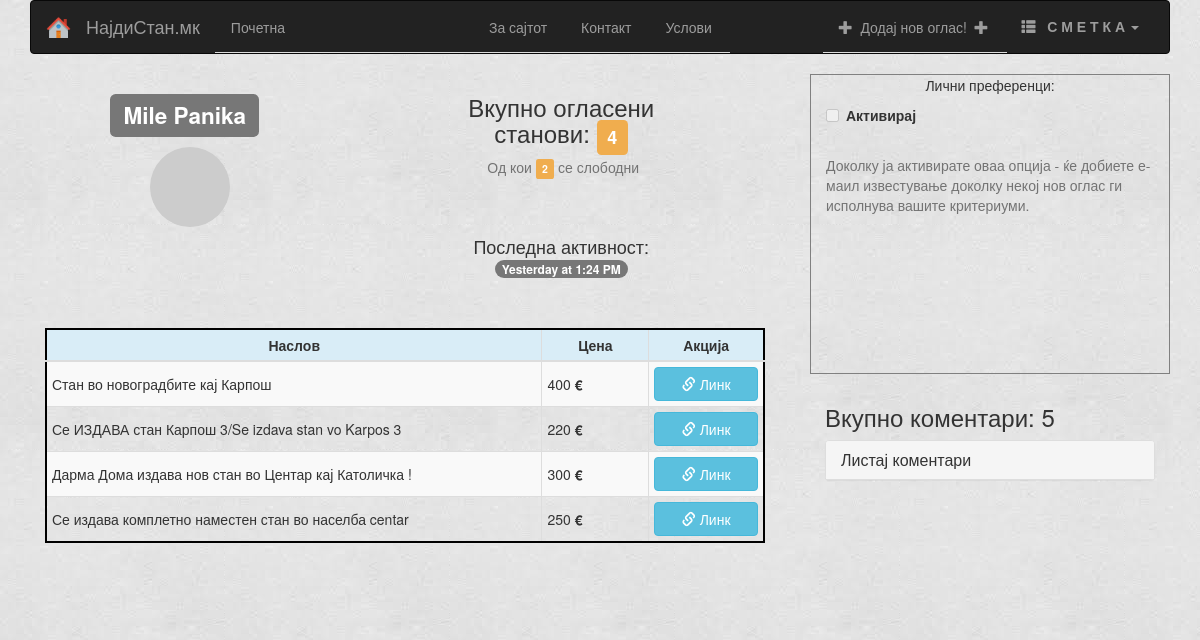
/user/5, run on the app's committed database.
### app/models.py (models this page shows, shortened)
class Users(db.Model):
    userId = db.Column(db.Integer, primary_key=True)
    fullName = db.Column(db.String(100), index=True)
    email = db.Column(db.String(120), index=True, unique=True)
    password = db.Column(db.String(32))
    telNumber = db.Column(db.String(30))
    regIP = db.Column(db.String(20))
    regDate = db.Column(db.DateTime)
    lastSeen = db.Column(db.DateTime)
    isAdmin = db.Column(db.Boolean, default=False)
    interestedIn = db.Column(db.String(120))
    condosOwned = db.relationship('Condo', backref='condoOwner', lazy='dynamic')
    commentsOwned = db.relationship('Comment', backref='commentOwner', lazy='dynamic')
    reportedUser = db.relationship('Reports', backref='userReported', lazy='dynamic')
    def avatar(self, size):
        return 'https://www.gravatar.com/avatar/%s?d=wavatar&s=%d&' % (md5(self.email.lower().encode('utf-8')).hexdigest(), size)

class Condo(db.Model):
    condoId = db.Column(db.Integer, primary_key=True)
    title = db.Column(db.String(30))
    description = db.Column(db.String(150))
    city = db.Column(db.String(30))
    area = db.Column(db.String(30), nullable=True)
    address = db.Column(db.String(80))
    price = db.Column(db.Integer)
    quadrature = db.Column(db.Integer)
    rooms = db.Column(db.Integer)
    floor = db.Column(db.Integer)
    timestamp = db.Column(db.DateTime)
    timesVisited = db.Column(db.Integer)
    available = db.Column(db.Boolean, default=True)
    isApproved = db.Column(db.Boolean, default=False)
    types = db.Column(db.Boolean, default=False)
    user_id = db.Column(db.Integer, db.ForeignKey('users.userId'))
    comsPerCondo = db.relationship('Comment', backref='commentsPerCondo', lazy='dynamic')
    imgsPerCondo = db.relationship('Images', backref='imagesPerCondo', lazy='dynamic')
    actedOn = db.Column(db.Boolean, default=False)

### app/views.py (the view)
@app.route('/user/<userid>')
def user(userid):
    if not userid.isdigit():
        flash('Внесете број после \'user/\', не карактери !')
        return redirect(url_for('index'))
    cuser = Users.query.filter_by(userId=userid).first()
    if cuser is None:
        flash('Не постои таков корисник')
        return redirect(url_for('index'))
    form = ListingForm()
    boolCurrentUser = True
    if g.user.is_authenticated:
        if cuser.userId is not g.user.userId:
            boolCurrentUser = False
        else:
            return redirect(url_for('profile'))
    else:
        boolCurrentUser = False
    allCondos = cuser.condosOwned.order_by(Condo.timestamp.desc()).all()
    allComments = cuser.commentsOwned.order_by(Comment.commTimeStamp.desc()).all()
    freeCondos = len(cuser.condosOwned.filter(Condo.available == 1).order_by(Condo.timestamp.desc()).all())
    return render_template('profile.html',
                           form=form,
                           user=cuser,
                           title='Профил',
                           condos=allCondos,
                           comments=allComments,
                           bol=boolCurrentUser,
                           freeCondos=freeCondos
                           )

### app/forms.py
class ListingForm(FlaskForm):
    title = StringField('Наслов', validators=[DataRequired(message='Задолжително поле'), Length(min=2, max=100, message='Насловот мора да биде од 2 до 100 карактери')])
    description = TextAreaField('Опис')
    city = SelectField('Град', choices=CITIES, default='Скопје')
    area = SelectField('Регион', choices=SK_AREA, default='Центар')
    areas = SelectField('Регион', choices=SK_AREA[1:], default='Центар')
    address = StringField('Адреса')
    quadrature = SelectField('Квадратура', choices=[(q, q) for q in QUADRATURES], default='100')
    rooms = SelectField('Број на соби', choices=[(r, r) for r in ROOMS], default='5')
    floor = SelectField('Кат', choices=[(f, f) for f in FLOOR], default='3')
    price = StringField('Цена во Евра', validators=[DataRequired(message='Задолжително поле'), Length(min=1, max=9, message='Внесете цел број')])
    file = FileField('Прикачи слики', render_kw={"multiple":""}, validators=[DataRequired(message='Задолжително поле')])
    available = SelectField('Статус', choices=[(k, v) for k,v in CONDO_STATUS], default='1')
    condoType = SelectField('Тип на оглас', choices=[(k, v) for k, v in CONDO_TYPE], default='0')

### app/momentjs.py (called while the page is built)
    def render(self, format):
        return Markup("<script>\ndocument.write(moment(\"%s\").%s);\n</script>" % (self.timestamp.strftime("%Y-%m-%dT%H:%M:%S Z"), format))

    def calendar(self):
        return self.render("calendar()")

    def fromNow(self):
        return self.render("fromNow()")

### app/views.py (called while the page is built)
@app.before_request
def before_request():
    g.user = current_user
    if g.user.is_authenticated:
        g.user.lastSeen = datetime.datetime.utcnow()
        db.session.add(g.user)
        db.session.commit()

### app/templates/profile.html (shortened to what this page needs)
{% extends 'base.html' %}
{% import 'macros.html' as macros %}
{% block content %}
     <div class="row">
        <div class="col-md-8 col-md-offset-0 col-lg-8 col-lg-offset-0">
            <div class="col-md-6 col-lg-6" style="margin-bottom: 30px; padding-left: 80px;">
                <h2><span class="label label-default text-center">{{user.fullName}}</span></h2>
                <img src="{{ user.avatar(128) }}" class="img-circle" style="margin-left: 40px; margin-top: 10px;">
            </div>
            <div class="col-md-5 col-lg-5 " >
                <h3 align="center">Вкупно огласени станови: <span class="label label-warning">{{condos|count}}</span></h3>
                <span class="help-block text-center">&nbsp;Од кои <span class="label label-warning">{{freeCondos}}</span> се слободни </span>
                <br>
                 <br>
                <h4 align="center">Последна активност: <span class="badge">{{momentjs(user.lastSeen).calendar()}}</span></h4>
                <br> <br>
            </div>
            <div class="col-md-12 col-md-offset-0 col-lg-12 col-lg-offset-0" style="margin-bottom: 50px;">
                 <div class="table-responsive">
                 <table class="table table-striped table-hover table-bordered table-condensed"  >
                     {% if condos %}
                    <thead>
                      <tr class="info" >
                        <th>Наслов</th>
                        <th style="min-width: 80px;">Цена</th>
                        <th>Акција</th>
                      </tr>
                    </thead>
                    <tbody>
                    {% for condo in condos %}
                        <div class="btn-group btn-group-justified">
                        <tr>
                            <td>{{condo.title}}</td>
                            <td>{{condo.price}}<b> €</b></td>
                            <td>
                                <a href="/listing/preview/{{condo.condoId}}" class="btn btn-primary btn-info btn-small btn-block" target="_blank">
                                    <span class="glyphicon glyphicon-link"></span>&nbsp;Линк
                                </a>
                            </td>
                             </div>
                    {% endfor %}
                    </tbody>
                {% else %}
                     {% if bol %}
                        <p class="text-center">Немате објавено станови. Кликнете „<b><a href="/listing/new">Додај нов оглас!“ за да креирате</a></b>.</p>
                     {% else %}
                        <p class="text-center">Корисникот нема објавено станови.</p>
                     {% endif %}
                {% endif %}
                 </table>
                </div>
         </div>
         </div>
         <div class="col-md-4 col-md-offset-0 col-lg-4 col-lg-offset-0" >
         {% if bol %}
             <div class="col-md-12 col-lg-12" style="min-height: 300px; border: 1px solid gray;">
                  <p class="text-center">Лични преференци:</p>
                 <div class="checkbox-inline" style="text-align: center; margin-bottom: 20px;">
                     {% if user.interestedIn.split('-')[0] == '1' %}
                        <input type="checkbox" id="cbx" value="" checked ><label id="lbl" class="text-center">Активирано</label>
                     {% else %}
                        <input type="checkbox" id="cbx" value="" ><label id="lbl" class="text-center">Активирај</label>
                     {% endif %}
                 </div>
                 <span id="spn" class="help-block">Доколку ја активирате оваа опција - ќе добиете е-маил известување доколку некој нов оглас ги исполнува вашите критериуми.</span>
                <br>
                 <div id="personalPref" style="display: none;">
                     {% call macros.render_form_other(form, action_url=url_for('profile'), action_text='',  class_='form-horizontal') %}
                        {{ macros.render_field_inline_price_oddo(form.price, value=user.interestedIn.split('-')[4]) }}
                        {{ macros.render_field_inline(form.condoType, value=user.interestedIn.split('-')[3]) }}
                        {{ macros.render_field_inline(form.city, value=user.interestedIn.split('-')[1]) }}
                        {{ macros.render_field_inline(form.areas, value=user.interestedIn.split('-')[2]) }}
                        <input type="hidden" name="userid" id="userid" value="{{user.userId}}">
                        <input type="hidden" name="dooVal" id="dooVal" value="{{user.interestedIn.split('-')[5]}}">
                    {% endcall %}
                        <div class="form-group">
                             <button type="button" id="savePref" class="btn btn-primary btn-block" >Зачувај</button>
                        </div>
                 </div>
             </div>
          </div>
         {% else %}
                <div class="col-md-12 col-lg-12" style="min-height: 300px; border: 1px solid gray;">
                  <p class="text-center">Лични преференци:</p>
                 <div class="checkbox-inline" style="text-align: center; margin-bottom: 20px;">
                     {% if user.interestedIn.split('-')[0] == '1' %}
                        <input type="checkbox" id="cbx" value="" checked disabled ><label id="lbl" class="text-center">Активирано</label>
                     {% else %}
                        <input type="checkbox" id="cbx" value="" disabled ><label id="lbl" class="text-center">Активирај</label>
                     {% endif %}
                 </div>
                 <span id="spn" class="help-block">Доколку ја активирате оваа опција - ќе добиете е-маил известување доколку некој нов оглас ги исполнува вашите критериуми.</span>
                <br>
                </div>
        {% endif %}
                <div class="col-md-12 col-lg-12" style="margin-top: 10px;">
                      <h3>Вкупно коментари: {{comments|count}}</h3>
                      <div class="panel-group">
                        <div class="panel panel-default">
                          <div class="panel-heading">
                            <h4 class="panel-title">
                              <a data-toggle="collapse" href="#collapse1">Листај коментари</a>
                            </h4>
                          </div>
                        </div>
                      </div>
                 </div>
    </div>
     </div>
{% endblock %}

### app/templates/base.html (shortened to what this page needs)
<!DOCTYPE html>
<html>
  <head>
    <link rel="stylesheet" href="https://maxcdn.bootstrapcdn.com/bootstrap/3.3.7/css/bootstrap.min.css">
    <link rel="stylesheet" href="../../../static/css/lightbox.min.css">
    <link rel="stylesheet" href="https://cdnjs.cloudflare.com/ajax/libs/bootstrap-slider/9.1.3/css/bootstrap-slider.min.css">
  </head>
  <body>
   <div class="container" >
     <nav class="navbar navbar-inverse ">
      <div class="container-fluid">
        <div class="navbar-header">
            <a class="navbar-brand" href="/">
             <img alt="НајдиСтан.мк" src="/static/img/icons/icon.png" width="25px" height="25px">
            </a>
          <a class="navbar-brand">НајдиСтан.мк</a>
        </div>
        <div class="collapse navbar-collapse" id="myNavbar">
          <ul class="nav navbar-nav nav-tabs">
            <li class="active"><a href="/">Почетна</a></li>
            <li style="width: 170px;">&nbsp;</li>
            <li><a href="/about">За сајтот</a></li>
            <li><a href="/contact">Контакт</a></li>
            <li><a href="/terms">Услови</a></li>
          </ul>
      {% if g.user.is_authenticated %}
            <ul class="nav navbar-nav navbar-right nav-tabs">
             <li class="dropdown">
                <a class="dropdown-toggle" data-toggle="dropdown" href="#"><span class="glyphicon glyphicon-th-list"></span>&nbsp;&nbsp;&nbsp;<b>С М Е Т К А</b>
                <span class="caret"></span></a>
                <ul class="dropdown-menu">
                    {% if g.user.is_admin %}
                        <li><a href="/adminpanel"><span class="glyphicon glyphicon-globe"></span>&nbsp;&nbsp;&nbsp;АДМИН ПАНЕЛ</a></li>
                    {% endif %}
                  <li><a href="/profile"><span class="glyphicon glyphicon-user"></span>&nbsp;&nbsp;&nbsp;П Р О Ф И Л</a></li>
                  <li><a href="/profile/edit"><span class="glyphicon glyphicon-cog"></span>&nbsp;&nbsp;&nbsp;П О С Т А В К И</a></li>
                  <li><a href="/logout"><span class="glyphicon glyphicon-log-out"></span>&nbsp;&nbsp;&nbsp;О Д Ј А В А</a></li>
             </ul>
            </ul>
        {% else %}
            <ul class="nav navbar-nav navbar-right">
             <li class="dropdown">
                <a class="dropdown-toggle" data-toggle="dropdown" href="#"><span class="glyphicon glyphicon-th-list"></span>&nbsp;&nbsp;&nbsp;<b>С М Е Т К А</b>
                <span class="caret"></span></a>
            </ul>
        {% endif %}
        <ul class="nav navbar-nav navbar-right nav-tabs">
             <li><a href="/listing/new"><span class="glyphicon glyphicon-plus"></span>&nbsp;&nbsp;Додај нов оглас!&nbsp;&nbsp;<span class="glyphicon glyphicon-plus"></span></a></li>
        </ul>
        </div>
      </div>
    </nav>
    {% block content %}{% endblock %}
    </div>
   </body>
</html>

### app/templates/base.html (style rules this page uses)
body { background-image: url("../../../static/img/icons/bg.jpg"); }
th { text-align: center; }
td { vertical-align: middle !important; }
.table-bordered { border: 2px solid #000 !important; }

### data on the page
Users: fullName "Mile Panika"
Condo: title "Стан во новоградбите кај Карпош", price "400"
Condo: title "Се ИЗДАВА стан Карпош 3/Se izdava stan vo Karpos 3", price "220"
Condo: title "Дарма Дома издава нов стан во Центар кај Католичка !", price "300"
Condo: title "Се издава комплетно наместен стан во населба centar", price "250"

### other printed values
{{ condos|count }} "4"
{{ freeCondos }} "2"
{{ comments|count }} "5"
